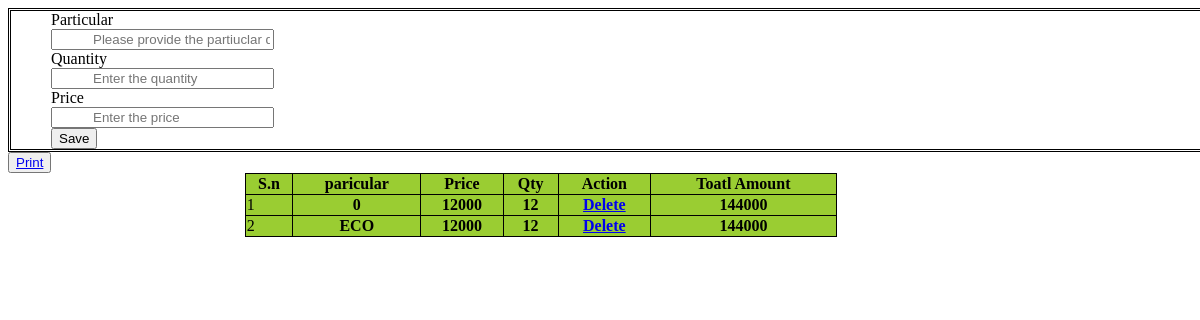
Page /f_particular_add.php?sid=5 on the committed database.
### tables this page shows
CREATE TABLE `particular` (
  `id` int(200) NOT NULL,
  `invoice_no` int(200) DEFAULT NULL,
  `paticular` varchar(200) NOT NULL,
  `qty` int(200) NOT NULL,
  `price` int(200) NOT NULL
);

### f_particular_add.php (the view, shortened to what this page needs)
<?php
include('connect.php');
if (isset($_GET['sid'])) {
    $id = $_GET['sid'];
}
?>
<!DOCTYPE html>
<html lang="en">
<head>
    <link rel="stylesheet" type="text/css" href="../css/add_particular.css" >
</head>
<body>
    <form action="#" method="POST">
        <div class="particular_add">
            <label for="paticular">Particular </label>
            <input type="text" placeholder="Please provide the partiuclar data" name="paticular">
            <label for="qty"> Quantity </label>
            <input type="number" placeholder="Enter the quantity" name="qty">
            <label for="price">Price</label>
            <input type="number" placeholder="Enter the price " name="price">
            <button tpe="submit" name="Add" value="Add">Save</button>
        </div>
    </form>
    <?php
                $sql = "SELECT * FROM  particular WHERE id='$id' ";
                $result = $con->query($sql);
                ?>
        <table width="50%">
            <tr>
                <th>S.n</th>
                <th>paricular</th>
                <th>Price</th>
                <th>Qty</th>
                <th>Action</th>
                <th>Toatl Amount</th>
            </tr>
            <?php
            $i = 0;
            while ($row = mysqli_fetch_array($result)) {
            ?>
                <tr>
                    <td><?php echo  $i + 1;  ?></td>
                    <th><?php
                        if ($row) {
                            echo $row['paticular'];
                        } else {
                            echo 'no data found';
                        }
                        ?></th>
                    <th><?php if ($row) {
                            echo $row['price'];
                        } else {
                            echo 'No data found';
                        }
                        ?></th>
                    <th><?php if ($row) {
                            echo $row['qty'];
                        } else {
                            echo 'NO data found';
                        }
                        ?>
                    </th>
                    <th><span><a href="f_particular_delete.php ?deleteid=<?php echo $row['invoice_no']; ?>">Delete</a> </span></th>
<th>
                    <?php if ($row) {
                        $amount = $row['qty'] * $row['price'];
                        echo $amount;
                    } else {
                        echo 'NO data found';
                    }
                    ?>
                    </th>
                </tr>
            <?php
                $i++;
            }
            ?>
            <button> <span><a href="f_bill.php ?id=<?php echo $id; ?>">Print</a> </span></button>
        </table>
</body>
</html>

### css/add_particular.css (style rules this page uses)
.particular_add { border-style:double; }
.particular_add,input { padding-left: 40px; }
.particular_add,label { display: inline-block; width: 1160px; }
table { background-color: yellowgreen; margin-left: 20%; }

### f_particular_add.php (style rules this page uses)
table, th, td { border: 1px solid black; border-collapse: collapse; }

### rows in the picture
particular: paticular "0", price "12000", qty "12", amount "144000"
particular: paticular "ECO", price "12000", qty "12", amount "144000"
